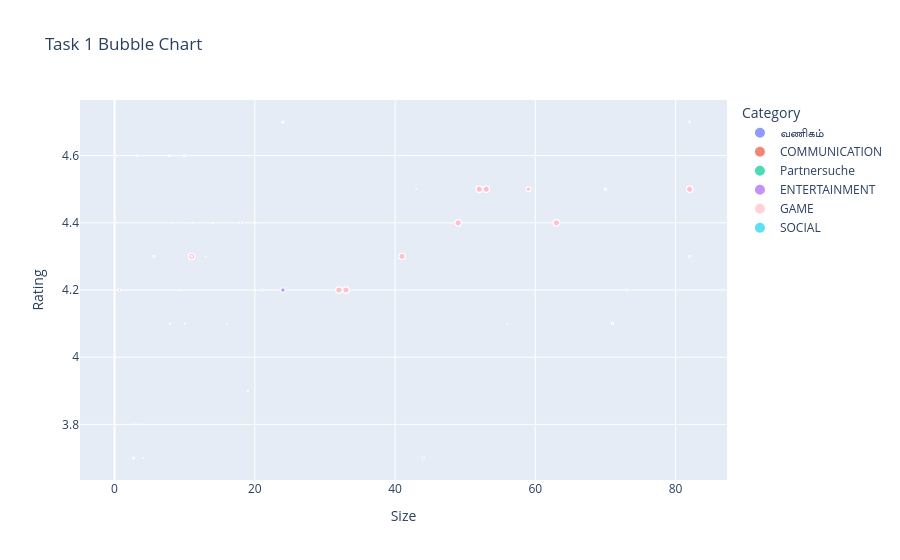

The code cell stored with this chart in its notebook:
### Code cell
from datetime import datetime
import plotly.express as px
current_hour=datetime.now().hour
if 17<=current_hour<19:
    fig=px.scatter(translated_df,x="Size",y="Rating",size="Installs",color="Category",hover_name="App",title="Task 1 Bubble Chart")
    fig.for_each_trace(lambda trace:trace.update(marker=dict(color="pink"))if trace.name=="GAME" else None)
    fig.show()
else:
    print("Graph is availabe only between 5 PM and 7 PM IST.")

### Figure 1 — Plotly figure (JSON) as saved in the notebook; plotly's stock layout.template omitted (floating-point values rounded to 4 significant figures; data arrays with more than 128 entries replaced by an {"elided": "..."} marker saying what was removed)
{"data": [{"hovertemplate": "<b>%{hovertext}</b><br><br>Category=வணிகம்<br>Size=%{x}<br>Rating=%{y}<br>Installs=%{marker.size}<extra></extra>", "hovertext": ["Google Primer", "Google Primer", "Box", "Box", "Box", "Box", "Box", "Box", "Box", "Box", "Box", "Box", "Box", "Box", "Box", "Box", "Box", "Box", "Box", "Box", "Box", "Box", "Box", "Box", "Box", "Box", "Box", "Box", "Box", "Box", "Box", "Box", "Box", "Box", "Box", "Box", "Box", "Box", "Box", "Box", "Box", "Box", "Box", "Box", "Box", "Box", "Box", "Box", "Box", "Box", "Box", "Box", "Box", "Box", "Box", "Box", "Call Blocker", "Call Blocker", "Call Blocker"], "legendgroup": "வணிகம்", "marker": {"color": "#636efa", "size": [10000000, 10000000, 10000000, 10000000, 10000000, 10000000, 10000000, 10000000, 10000000, 10000000, 10000000, 10000000, 10000000, 10000000, 10000000, 10000000, 10000000, 10000000, 10000000, 10000000, 10000000, 10000000, 10000000, 10000000, 10000000, 10000000, 10000000, 10000000, 10000000, 10000000, 10000000, 10000000, 10000000, 10000000, 10000000, 10000000, 10000000, 10000000, 10000000, 10000000, 10000000, 10000000, 10000000, 10000000, 10000000, 10000000, 10000000, 10000000, 10000000, 10000000, 10000000, 10000000, 10000000, 10000000, 10000000, 10000000, 5000000, 5000000, 5000000], "sizemode": "area", "sizeref": 2500000, "symbol": "circle"}, "mode": "markers", "name": "வணிகம்", "showlegend": true, "type": "scattergl", "x": [18.0, 18.0, NaN, NaN, NaN, NaN, NaN, NaN, NaN, NaN, NaN, NaN, NaN, NaN, NaN, NaN, NaN, NaN, NaN, NaN, NaN, NaN, NaN, NaN, NaN, NaN, NaN, NaN, NaN, NaN, NaN, NaN, NaN, NaN, NaN, NaN, NaN, NaN, NaN, NaN, NaN, NaN, NaN, NaN, NaN, NaN, NaN, NaN, NaN, NaN, NaN, NaN, NaN, NaN, NaN, NaN, 3.2, 3.2, 3.2], "xaxis": "x", "y": [4.4, 4.4, 4.2, 4.2, 4.2, 4.2, 4.2, 4.2, 4.2, 4.2, 4.2, 4.2, 4.2, 4.2, 4.2, 4.2, 4.2, 4.2, 4.2, 4.2, 4.2, 4.2, 4.2, 4.2, 4.2, 4.2, 4.2, 4.2, 4.2, 4.2, 4.2, 4.2, 4.2, 4.2, 4.2, 4.2, 4.2, 4.2, 4.2, 4.2, 4.2, 4.2, 4.2, 4.2, 4.2, 4.2, 4.2, 4.2, 4.2, 4.2, 4.2, 4.2, 4.2, 4.2, 4.2, 4.2, 4.6, 4.6, 4.6], "yaxis": "y"}, {"hovertemplate": "<b>%{hovertext}</b><br><br>Category=COMMUNICATION<br>Size=%{x}<br>Rating=%{y}<br>Installs=%{marker.size}<extra></extra>", "hovertext": {"elided": "206 str values"}, "legendgroup": "COMMUNICATION", "marker": {"color": "#EF553B", "size": {"elided": "206 int values"}, "sizemode": "area", "sizeref": 2500000, "symbol": "circle"}, "mode": "markers", "name": "COMMUNICATION", "showlegend": true, "type": "scattergl", "x": {"elided": "206 float values"}, "xaxis": "x", "y": {"elided": "206 float values"}, "yaxis": "y"}, {"hovertemplate": "<b>%{hovertext}</b><br><br>Category=Partnersuche<br>Size=%{x}<br>Rating=%{y}<br>Installs=%{marker.size}<extra></extra>", "hovertext": {"elided": "354 str values"}, "legendgroup": "Partnersuche", "marker": {"color": "#00cc96", "size": {"elided": "354 int values"}, "sizemode": "area", "sizeref": 2500000, "symbol": "circle"}, "mode": "markers", "name": "Partnersuche", "showlegend": true, "type": "scattergl", "x": {"elided": "354 float values"}, "xaxis": "x", "y": {"elided": "354 float values"}, "yaxis": "y"}, {"hovertemplate": "<b>%{hovertext}</b><br><br>Category=ENTERTAINMENT<br>Size=%{x}<br>Rating=%{y}<br>Installs=%{marker.size}<extra></extra>", "hovertext": {"elided": "272 str values"}, "legendgroup": "ENTERTAINMENT", "marker": {"color": "#ab63fa", "size": {"elided": "272 int values"}, "sizemode": "area", "sizeref": 2500000, "symbol": "circle"}, "mode": "markers", "name": "ENTERTAINMENT", "showlegend": true, "type": "scattergl", "x": {"elided": "272 float values"}, "xaxis": "x", "y": {"elided": "272 float values"}, "yaxis": "y"}, {"hovertemplate": "<b>%{hovertext}</b><br><br>Category=GAME<br>Size=%{x}<br>Rating=%{y}<br>Installs=%{marker.size}<extra></extra>", "hovertext": {"elided": "3181 str values"}, "legendgroup": "GAME", "marker": {"color": "pink", "size": {"elided": "3181 int values"}, "sizemode": "area", "sizeref": 2500000, "symbol": "circle"}, "mode": "markers", "name": "GAME", "showlegend": true, "type": "scattergl", "x": {"elided": "3181 float values"}, "xaxis": "x", "y": {"elided": "3181 float values"}, "yaxis": "y"}, {"hovertemplate": "<b>%{hovertext}</b><br><br>Category=SOCIAL<br>Size=%{x}<br>Rating=%{y}<br>Installs=%{marker.size}<extra></extra>", "hovertext": {"elided": "338 str values"}, "legendgroup": "SOCIAL", "marker": {"color": "#19d3f3", "size": {"elided": "338 int values"}, "sizemode": "area", "sizeref": 2500000, "symbol": "circle"}, "mode": "markers", "name": "SOCIAL", "showlegend": true, "type": "scattergl", "x": {"elided": "338 float values"}, "xaxis": "x", "y": {"elided": "338 float values"}, "yaxis": "y"}], "layout": {"legend": {"itemsizing": "constant", "title": {"text": "Category"}, "tracegroupgap": 0}, "title": {"text": "Task 1 Bubble Chart"}, "xaxis": {"anchor": "y", "domain": [0, 1], "title": {"text": "Size"}}, "yaxis": {"anchor": "x", "domain": [0, 1], "title": {"text": "Rating"}}}}
